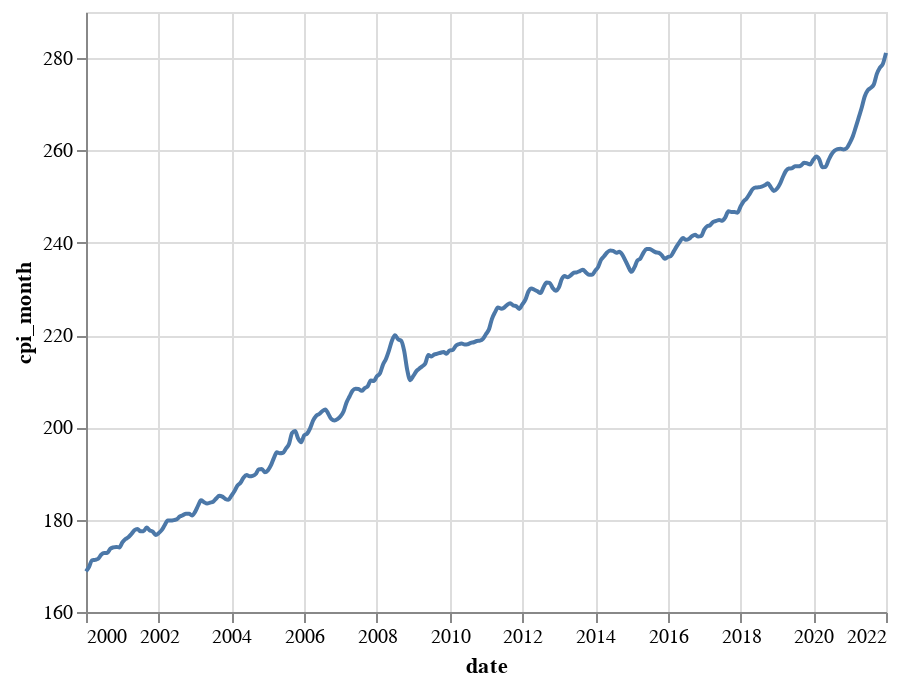

Notebook source saved alongside this figure:
### Code cell
time_series_trend(cpi_month, cpi_cols, '2000-01-01','2022-01-01')

### Figure 1 — Vega-Lite specification as saved in the notebook (floating-point values rounded to 4 significant figures; data arrays with more than 128 entries replaced by an {"elided": "..."} marker saying what was removed)
{"config": {"view": {"continuousWidth": 400, "continuousHeight": 300}}, "repeat": ["cpi_month"], "spec": {"data": {"name": "data-543c5dd35e025b27e69c3bbd613eec24"}, "mark": {"type": "line", "interpolate": "monotone"}, "encoding": {"x": {"field": "date", "type": "temporal"}, "y": {"field": {"repeat": "repeat"}, "scale": {"zero": false}, "type": "quantitative"}}}, "$schema": "https://vega.github.io/schema/vega-lite/v4.17.0.json", "datasets": {"data-543c5dd35e025b27e69c3bbd613eec24": {"elided": "265 records"}}}
